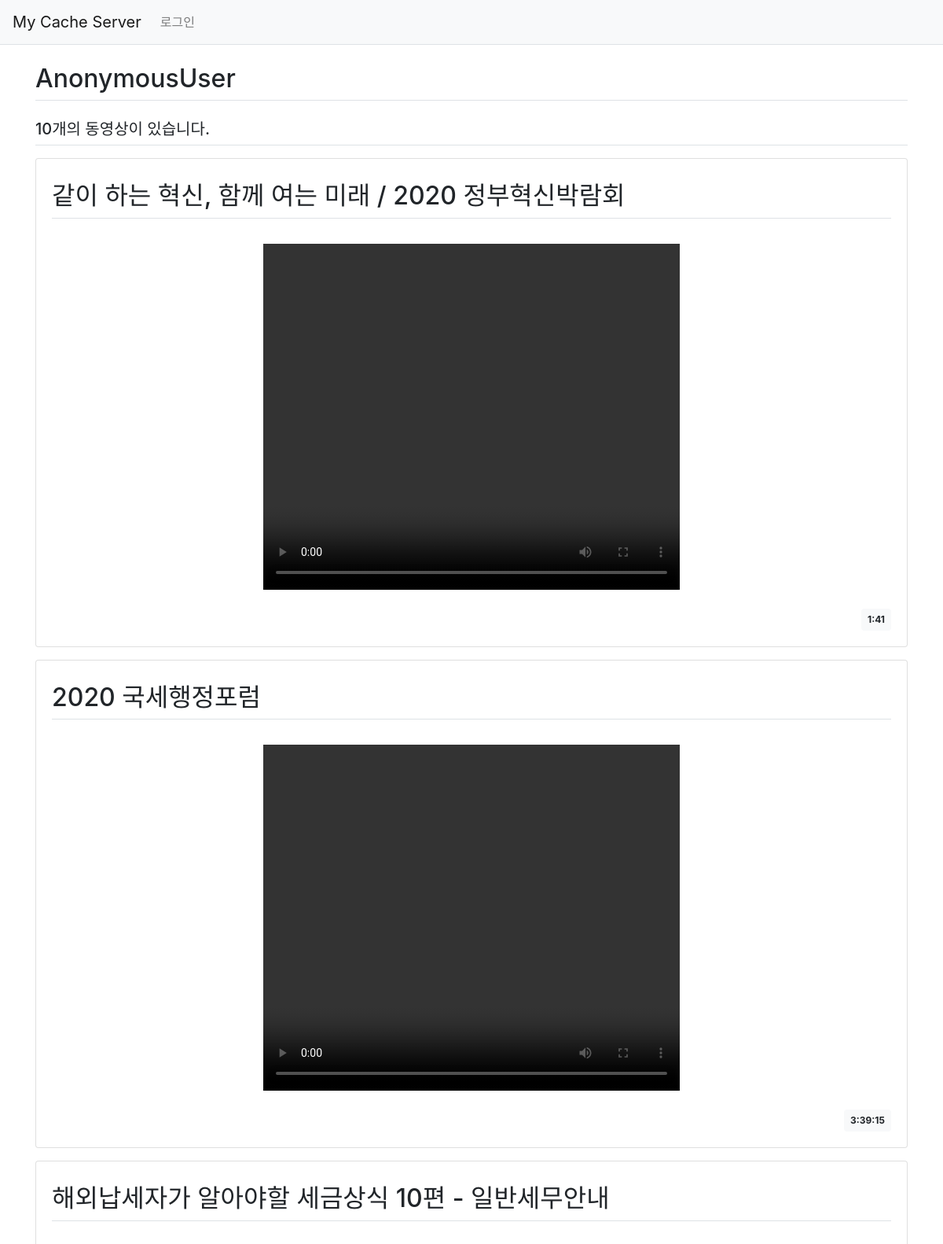
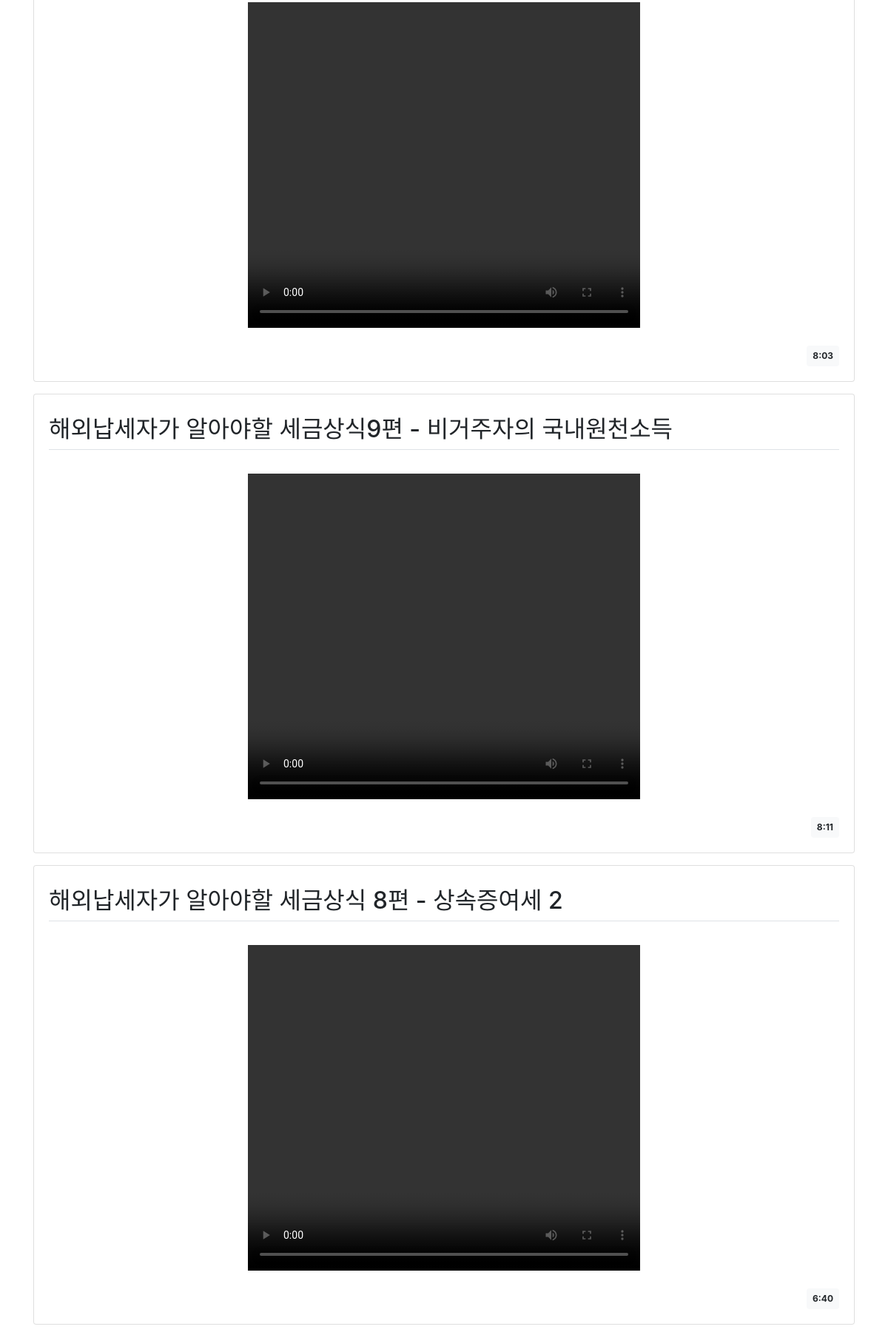
Page /detail/13 (upper part) on the committed database (2 pictures, top to bottom).
### cache_video/models.py (models this page shows)
class LocalUrl(models.Model):
    tracking_url = models.ForeignKey(TrackingUrl, on_delete=models.CASCADE)  # 지정되어있는 트래킹 url
    subject = models.CharField(max_length=100)                               # 제목
    url = models.CharField(max_length=100, primary_key=True)                 # 다운하고자 하는 파일의 웹 위치
    local = models.CharField(max_length=100, blank=True)                     # 다운하고자 하는 파일의 local 위치
    thumbnail = models.CharField(max_length=100, blank=True)                 # 썸네일 파일의 local 위치
    running_time = models.CharField(max_length=100)                      # 동영상 길이

### cache_video/views.py (the view)
# urls.py: path('detail/<int:tracking_url_id>', views.detail, name='detail')  # 메인 페이지의 상세보기
def detail(request, tracking_url_id:int):
    Obj = get_object_or_404(TrackingUrl, pk=tracking_url_id)
    Obj = Obj.localurl_set.all()
    print(Obj)
    return render(request, 'cache_video/detail.html', {'video_list': Obj})

### templates/cache_video/detail.html
{% extends 'base.html' %}
{% load static %}
{% block content %}
{% load static %}
<link rel="stylesheet" type="text/css" href="{% static 'bootstrap.min.css' %}">
<div class="container my-3">
    <h2 class="border-bottom py-2">{{ user }}</h2>
    <h5 class="border-bottom my-3 py-2">{{video_list.count}}개의 동영상이 있습니다.</h5>
    {% for video in video_list %}
    <div class="card my-3">
        <div class="card-body">
            <h2 class="border-bottom py-2">{{ video.subject }}</h2>
            <div class="card-text" style="white-space: pre-line;">
                <div class="d-flex justify-content-center">
                    <video width="530" height="440" controls>
                        <source src="../media/{{video.local}}" type="video/mp4"> </source>
                    </video>
                </div>
            </div>
            <div class="d-flex justify-content-end">
                <div class="badge badge-light p-2">
                    {{ video.running_time }}
                </div>
            </div>
        </div>
    </div>
    {% endfor %}
</div>
{% endblock %}

### rows in the picture
LocalUrl: subject "같이 하는 혁신, 함께 여는 미래 / 2020 정부혁신박람회", running_time "1:41"
LocalUrl: subject "2020 국세행정포럼", running_time "3:39:15"
LocalUrl: subject "해외납세자가 알아야할 세금상식 10편 - 일반세무안내", running_time "8:03"
LocalUrl: subject "해외납세자가 알아야할 세금상식9편 - 비거주자의 국내원천소득", running_time "8:11"
LocalUrl: subject "해외납세자가 알아야할 세금상식 8편 - 상속증여세 2", running_time "6:40"

### other values in the picture
{{ user }} "AnonymousUser"
{{ video_list.count }} "10"
